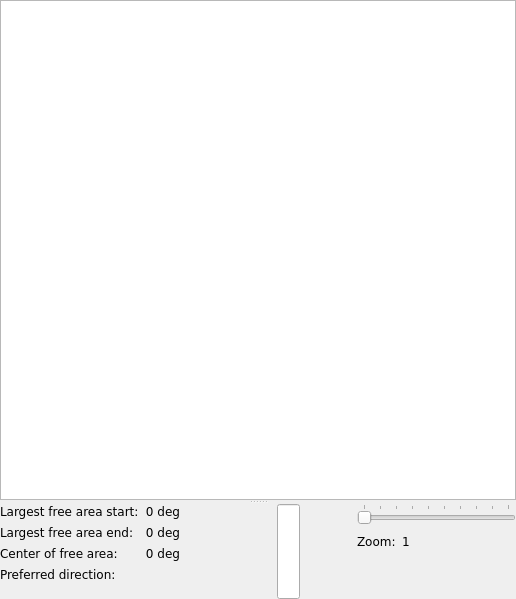
     <widget class="QSplitter" name="splitter" >
      <property name="orientation" >
       <enum>Qt::Vertical</enum>
      </property>
      <widget class="QGraphicsView" name="graphicsViewLaser" >
       <property name="minimumSize" >
        <size>
         <width>0</width>
         <height>500</height>
        </size>
       </property>
       <property name="font" >
        <font>
         <family>Verdana</family>
        </font>
       </property>
       <property name="mouseTracking" >
        <bool>true</bool>
       </property>
       <property name="statusTip" >
        <string>Robot can be dragged with the mouse!</string>
       </property>
       <property name="alignment" >
        <set>Qt::AlignLeading|Qt::AlignLeft|Qt::AlignTop</set>
       </property>
       <property name="dragMode" >
        <enum>QGraphicsView::ScrollHandDrag</enum>
       </property>
      </widget>
      <widget class="QWidget" name="layoutWidget" >
       <layout class="QHBoxLayout" name="horizontalLayout_11" >
        <item>
         <layout class="QVBoxLayout" >
          <item>
           <layout class="QHBoxLayout" >
            <item>
             <widget class="QLabel" name="label18_4" >
              <property name="font" >
               <font>
                <family>Verdana</family>
               </font>
              </property>
              <property name="text" >
               <string>Largest free area start:</string>
              </property>
             </widget>
            </item>
            <item>
             <widget class="QLabel" name="lblLaserFrontFreeStart" >
              <property name="font" >
               <font>
                <family>Verdana</family>
               </font>
              </property>
              <property name="text" >
               <string>0 deg</string>
              </property>
              <property name="alignment" >
               <set>Qt::AlignRight|Qt::AlignTrailing|Qt::AlignVCenter</set>
              </property>
             </widget>
            </item>
           </layout>
          </item>
          <item>
           <layout class="QHBoxLayout" >
            <item>
             <widget class="QLabel" name="label18_5" >
              <property name="font" >
               <font>
                <family>Verdana</family>
               </font>
              </property>
              <property name="text" >
               <string>Largest free area end:</string>
              </property>
             </widget>
            </item>
            <item>
             <widget class="QLabel" name="lblLaserFrontFreeEnd" >
              <property name="font" >
               <font>
                <family>Verdana</family>
               </font>
              </property>
              <property name="text" >
               <string>0 deg</string>
              </property>
              <property name="alignment" >
               <set>Qt::AlignRight|Qt::AlignTrailing|Qt::AlignVCenter</set>
              </property>
             </widget>
            </item>
           </layout>
          </item>
          <item>
           <layout class="QHBoxLayout" >
            <item>
             <widget class="QLabel" name="label18_6" >
              <property name="font" >
               <font>
                <family>Verdana</family>
               </font>
              </property>
              <property name="text" >
               <string>Center of free area:</string>
              </property>
             </widget>
            </item>
            <item>
             <widget class="QLabel" name="lblLaserFrontFreeCenter" >
              <property name="font" >
               <font>
                <family>Verdana</family>
               </font>
              </property>
              <property name="text" >
               <string>0 deg</string>
              </property>
              <property name="alignment" >
               <set>Qt::AlignRight|Qt::AlignTrailing|Qt::AlignVCenter</set>
              </property>
             </widget>
            </item>
           </layout>
          </item>
          <item>
           <layout class="QHBoxLayout" >
            <item>
             <widget class="QLabel" name="label18_7" >
              <property name="font" >
               <font>
                <family>Verdana</family>
               </font>
              </property>
              <property name="text" >
               <string>Preferred direction:</string>
              </property>
             </widget>
            </item>
            <item>
             <widget class="QLabel" name="lblPreferredDirection" >
              <property name="sizePolicy" >
               <sizepolicy vsizetype="Fixed" hsizetype="Fixed" >
                <horstretch>0</horstretch>
                <verstretch>0</verstretch>
               </sizepolicy>
              </property>
              <property name="font" >
               <font>
                <family>Verdana</family>
               </font>
              </property>
              <property name="pixmap" >
               <pixmap resource="../direcs.qrc" >:/images/images/middle.png</pixmap>
              </property>
              <property name="scaledContents" >
               <bool>true</bool>
              </property>
             </widget>
            </item>
           </layout>
          </item>
          <item>
           <spacer>
            <property name="orientation" >
             <enum>Qt::Vertical</enum>
            </property>
            <property name="sizeHint" stdset="0" >
             <size>
              <width>20</width>
              <height>16</height>
             </size>
            </property>
           </spacer>
          </item>
         </layout>
        </item>
        <item>
         <layout class="QVBoxLayout" >
          <item>
           <layout class="QHBoxLayout" >
            <item>
             <spacer>
              <property name="orientation" >
               <enum>Qt::Horizontal</enum>
              </property>
              <property name="sizeHint" stdset="0" >
               <size>
                <width>91</width>
                <height>41</height>
               </size>
              </property>
             </spacer>
            </item>
            <item>
             <widget class="QProgressBar" name="progressBarSensor16" >
              <property name="font" >
               <font>
                <family>Verdana</family>
               </font>
              </property>
              <property name="autoFillBackground" >
               <bool>true</bool>
              </property>
              <property name="textVisible" >
               <bool>false</bool>
              </property>
              <property name="orientation" >
               <enum>Qt::Vertical</enum>
              </property>
              <property name="invertedAppearance" >
               <bool>true</bool>
              </property>
              <property name="textDirection" >
               <enum>QProgressBar::BottomToTop</enum>
              </property>
              <property name="format" >
               <string>%v</string>
              </property>
             </widget>
            </item>
            <item>
             <spacer>
              <property name="orientation" >
               <enum>Qt::Horizontal</enum>
              </property>
              <property name="sizeHint" stdset="0" >
               <size>
                <width>51</width>
                <height>41</height>
               </size>
              </property>
             </spacer>
            </item>
           </layout>
          </item>
          <item>
           <spacer>
            <property name="orientation" >
             <enum>Qt::Vertical</enum>
            </property>
            <property name="sizeHint" stdset="0" >
             <size>
              <width>20</width>
              <height>41</height>
             </size>
            </property>
           </spacer>
          </item>
         </layout>
        </item>
        <item>
         <layout class="QVBoxLayout" >
          <item>
           <widget class="QSlider" name="sliderZoom" >
            <property name="font" >
             <font>
              <family>Verdana</family>
             </font>
            </property>
            <property name="minimum" >
             <number>1</number>
            </property>
            <property name="maximum" >
             <number>10</number>
            </property>
            <property name="pageStep" >
             <number>1</number>
            </property>
            <property name="value" >
             <number>1</number>
            </property>
            <property name="sliderPosition" >
             <number>1</number>
            </property>
            <property name="tracking" >
             <bool>false</bool>
            </property>
            <property name="orientation" >
             <enum>Qt::Horizontal</enum>
            </property>
            <property name="tickPosition" >
             <enum>QSlider::TicksAbove</enum>
            </property>
            <property name="tickInterval" >
             <number>1</number>
            </property>
           </widget>
          </item>
          <item>
           <layout class="QHBoxLayout" >
            <item>
             <layout class="QHBoxLayout" >
              <item>
               <widget class="QLabel" name="label_33" >
                <property name="font" >
                 <font>
                  <family>Verdana</family>
                 </font>
                </property>
                <property name="text" >
                 <string>Zoom:</string>
                </property>
               </widget>
              </item>
              <item>
               <widget class="QLabel" name="labelLaserTop" >
                <property name="font" >
                 <font>
                  <family>Verdana</family>
                 </font>
                </property>
                <property name="text" >
                 <string>1</string>
                </property>
               </widget>
              </item>
             </layout>
            </item>
            <item>
             <spacer>
              <property name="orientation" >
               <enum>Qt::Horizontal</enum>
              </property>
              <property name="sizeHint" stdset="0" >
               <size>
                <width>41</width>
                <height>22</height>
               </size>
              </property>
             </spacer>
            </item>
           </layout>
          </item>
          <item>
           <spacer>
            <property name="orientation" >
             <enum>Qt::Vertical</enum>
            </property>
            <property name="sizeHint" stdset="0" >
             <size>
              <width>159</width>
              <height>51</height>
             </size>
            </property>
           </spacer>
          </item>
         </layout>
        </item>
       </layout>
      </widget>
     </widget>
